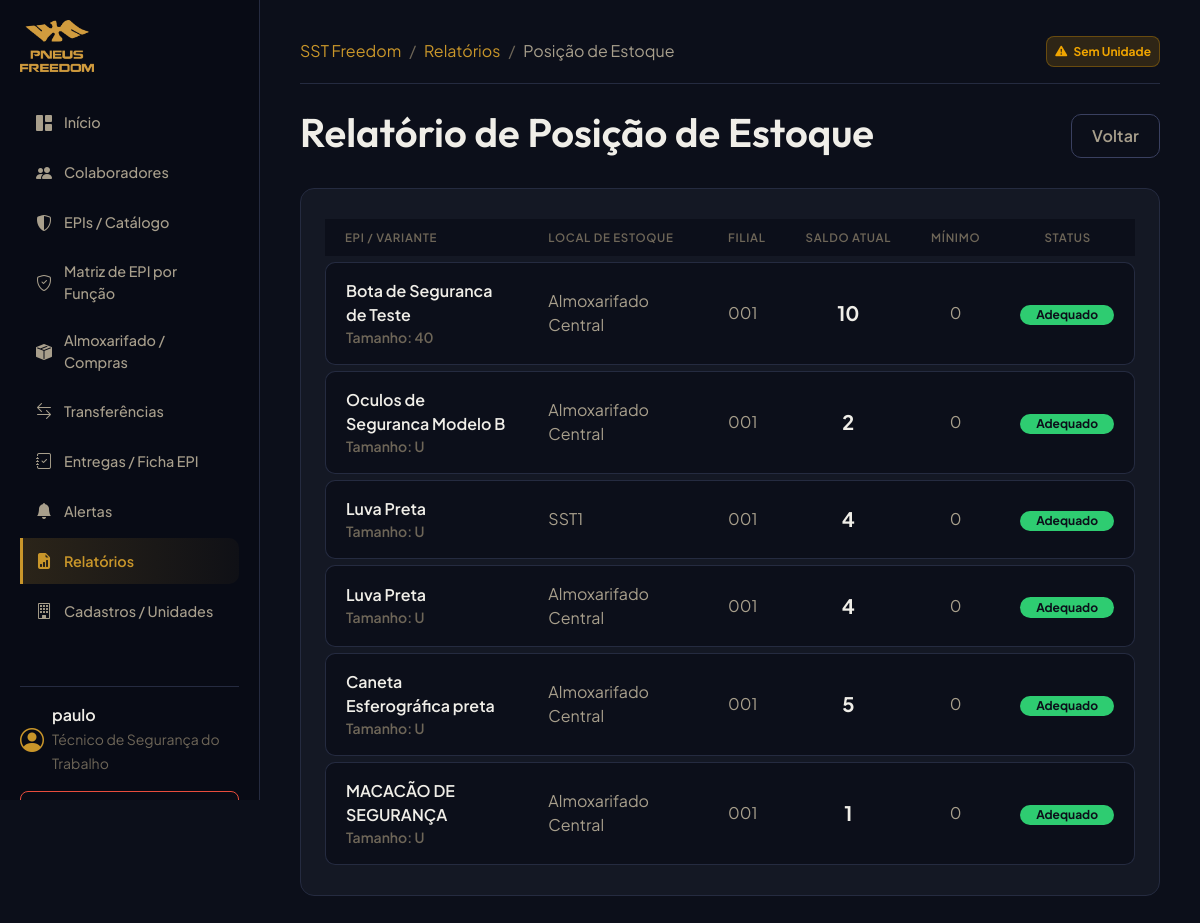
/reports/stock-position/ (signed in), run on an earlier commit of the app's database.
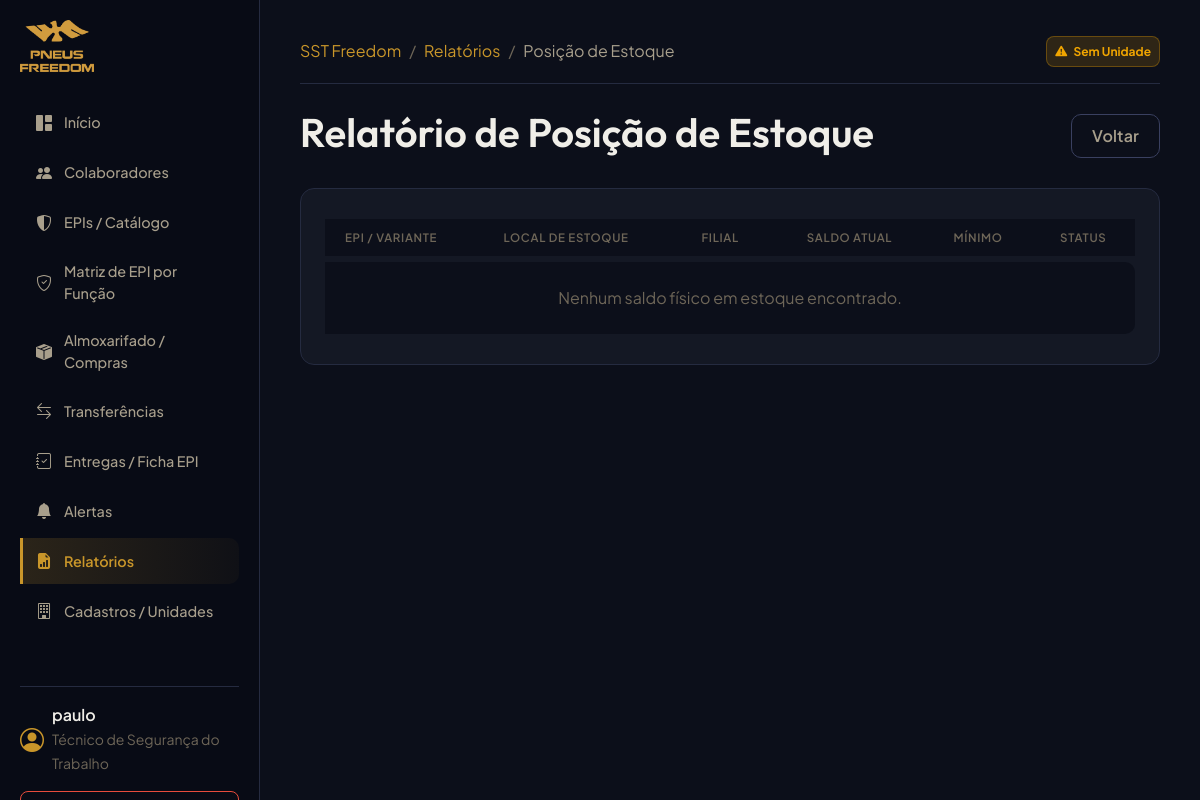
And on a later commit of the database.
### accounts/models.py (models this page shows, shortened)
class CustomUser(AbstractUser):
    ADMIN = 'ADMIN'
    TECNICO_SST = 'TECNICO_SST'
    ALMOXARIFE = 'ALMOXARIFE'
    PROFILE_CHOICES = (
        (ADMIN, 'Administrador'),
        (TECNICO_SST, 'Técnico de Segurança do Trabalho'),
        (ALMOXARIFE, 'Almoxarife'),
    )
    profile_type = models.CharField(
        max_length=20,
        choices=PROFILE_CHOICES,
        default=TECNICO_SST,
        verbose_name="Tipo de Perfil"
    )
    units = models.ManyToManyField(
        'organizations.Unit',
        blank=True,
        related_name='users',
        verbose_name="Unidades Autorizadas"
    )
    def is_tecnico(self):
        return self.profile_type == self.TECNICO_SST or self.is_superuser
    def is_almoxarife(self):
        return self.profile_type == self.ALMOXARIFE or self.is_superuser
    class Meta:
        verbose_name = "Usuário"
        verbose_name_plural = "Usuários"

### ppe/models.py (models this page shows, shortened)
class Product(models.Model):
    TIPO_PRODUTO_CHOICES = (
        ('EPI', 'EPI'),
        ('MATERIAL_SEGURANCA', 'Material de Segurança'),
        ('MATERIAL_CONSUMO', 'Material de Consumo'),
        ('FERRAMENTA', 'Ferramenta'),
        ('UNIFORME', 'Uniforme'),
        ('OUTRO', 'Outro'),
    )
    CATEGORIA_CHOICES = (
        ('PROTECAO_CABECA', 'Proteção da Cabeça'),
        ('PROTECAO_AUDITIVA', 'Proteção Auditiva'),
        ('PROTECAO_RESPIRATORIA', 'Proteção Respiratória'),
        ('PROTECAO_OCULAR', 'Proteção Ocular e Facial'),
        ('PROTECAO_TRONCO', 'Proteção do Tronco'),
        ('PROTECAO_MEMBROS_SUP', 'Proteção dos Membros Superiores'),
        ('PROTECAO_MEMBROS_INF', 'Proteção dos Membros Inferiores'),
        ('VESTUARIO', 'Vestuário / Fardamento'),
        ('OUTRO', 'Outro'),
    )
    nome = models.CharField(max_length=255, verbose_name="Nome do Produto")
    tipo_produto = models.CharField(max_length=50, choices=TIPO_PRODUTO_CHOICES, default='EPI', verbose_name="Tipo de Produto")
    categoria = models.CharField(max_length=50, choices=CATEGORIA_CHOICES, blank=True, null=True, default='OUTRO', verbose_name="Categoria de Proteção")
    ca_numero = models.CharField(max_length=50, blank=True, null=True, verbose_name="C.A. (Certificado de Aprovação)")
    descricao = models.TextField(blank=True, null=True, verbose_name="Descrição")
    unidade_medida = models.CharField(max_length=20, default="UND", verbose_name="Unidade de Medida")
    fabricante = models.CharField(max_length=255, blank=True, null=True, verbose_name="Fabricante Padrão")
    exige_ca = models.BooleanField(default=True, verbose_name="Exige C.A. (Certificado de Aprovação)")
    controlado_individualmente = models.BooleanField(default=True, verbose_name="Controlado Individualmente")
    ativo = models.BooleanField(default=True, verbose_name="Ativo")
    class Meta:
        verbose_name = "EPI / Produto"
        verbose_name_plural = "EPIs / Produtos"

class ProductVariant(models.Model):
    product = models.ForeignKey(Product, on_delete=models.CASCADE, related_name='variants', verbose_name="Produto")
    tamanho = models.CharField(max_length=20, default="U", verbose_name="Tamanho/Numeração/Grade")
    sku = models.CharField(max_length=100, blank=True, null=True, verbose_name="SKU / Código Interno")
    codigo_barras = models.CharField(max_length=100, blank=True, null=True, verbose_name="Código de Barras")
    estoque_minimo = models.IntegerField(default=0, verbose_name="Estoque Mínimo")
    estoque_maximo = models.IntegerField(blank=True, null=True, verbose_name="Estoque Máximo")
    ativo = models.BooleanField(default=True, verbose_name="Ativo")
    class Meta:
        verbose_name = "Variante de EPI"
        verbose_name_plural = "Variantes de EPI"
        unique_together = ('product', 'tamanho')

### organizations/models.py (models this page shows, shortened)
class InventoryLocation(models.Model):
    ALMOXARIFADO = 'ALMOXARIFADO'
    SST = 'SST'
    OUTRO = 'OUTRO'
    TIPO_CHOICES = (
        (ALMOXARIFADO, 'Almoxarifado'),
        (SST, 'Estoque SST'),
        (OUTRO, 'Outro'),
    )
    unit = models.ForeignKey(Unit, on_delete=models.PROTECT, related_name='inventory_locations', verbose_name="Unidade")
    codigo = models.CharField(max_length=50, verbose_name="Código do Local")
    nome = models.CharField(max_length=255, verbose_name="Nome do Local")
    tipo = models.CharField(max_length=20, choices=TIPO_CHOICES, default=ALMOXARIFADO, verbose_name="Tipo de Local")
    ativo = models.BooleanField(default=True, verbose_name="Ativo")
    class Meta:
        verbose_name = "Local de Estoque"
        verbose_name_plural = "Locais de Estoque"
        unique_together = ('unit', 'codigo')

class Unit(models.Model):
    company = models.ForeignKey(Company, on_delete=models.PROTECT, related_name='units', verbose_name="Empresa")
    codigo = models.CharField(max_length=50, unique=True, verbose_name="Código da Unidade")
    nome = models.CharField(max_length=255, verbose_name="Nome da Unidade")
    cidade = models.CharField(max_length=100, verbose_name="Cidade")
    estado = models.CharField(max_length=2, verbose_name="UF")
    ativo = models.BooleanField(default=True, verbose_name="Ativo")
    class Meta:
        verbose_name = "Unidade"
        verbose_name_plural = "Unidades"

### core/views.py (the view)
# urls.py: path("reports/stock-position/", ReportStockPositionView.as_view(), name="report_stock_position"),
class ReportStockPositionView(LoginRequiredMixin, ListView):
    model = ProductVariant
    template_name = "reports/stock_position.html"
    context_object_name = "balances"
    def get_context_data(self, **kwargs):
        context = super().get_context_data(**kwargs)
        user = self.request.user
        user_units = user.units.all()
        if user.is_superuser and not user_units.exists():
            from organizations.models import Unit
            user_units = Unit.objects.all()
        locations = InventoryLocation.objects.filter(unit__in=user_units, ativo=True)
        variants = ProductVariant.objects.filter(ativo=True).select_related('product')
        stock_data = []
        for var in variants:
            for loc in locations:
                bal = get_stock_balance(loc, var)
                if bal > 0:
                    stock_data.append({
                        'product': var.product.nome,
                        'tamanho': var.tamanho,
                        'location': loc.nome,
                        'unit': loc.unit.codigo,
                        'saldo': bal,
                        'minimo': var.estoque_minimo
                    })
        context['stock_data'] = stock_data
        return context

### inventory/services.py (called while the page is built)
def get_stock_balance(location, product_variant, lot=None):
    movements = StockMovement.objects.filter(location=location, product_variant=product_variant)
    if lot:
        movements = movements.filter(lot=lot)
    balance = movements.aggregate(total=models.Sum('quantity'))['total']
    return balance if balance is not None else 0

### templates/reports/stock_position.html (shortened to what this page needs)
{% extends "base.html" %}
{% block breadcrumbs %}
<li class="breadcrumb-item"><a href="{% url 'report_list' %}" class="text-primary text-decoration-none">Relatórios</a></li>
<li class="breadcrumb-item active text-secondary" aria-current="page">Posição de Estoque</li>
{% endblock %}
{% block content %}
<div class="d-flex justify-content-between align-items-center mb-4">
    <h1>Relatório de Posição de Estoque</h1>
    <a href="{% url 'report_list' %}" class="btn btn-outline-secondary btn-premium">Voltar</a>
</div>
<div class="card-premium">
    <div class="table-responsive">
        <table class="table table-premium mb-0">
            <thead>
                <tr>
                    <th class="text-muted border-0">EPI / Variante</th>
                    <th class="text-muted border-0">Local de Estoque</th>
                    <th class="text-muted border-0">Filial</th>
                    <th class="text-muted border-0 text-center">Saldo Atual</th>
                    <th class="text-muted border-0 text-center">Mínimo</th>
                    <th class="text-muted border-0 text-center">Status</th>
                </tr>
            </thead>
            <tbody>
                {% for item in stock_data %}
                <tr>
                    <td class="text-light fw-semibold">
                        {{ item.product }}
                        <small class="text-muted d-block">Tamanho: {{ item.tamanho }}</small>
                    </td>
                    <td>{{ item.location }}</td>
                    <td>{{ item.unit }}</td>
                    <td class="text-center text-light fw-bold fs-5">{{ item.saldo }}</td>
                    <td class="text-center">{{ item.minimo }}</td>
                    <td class="text-center">
                        {% if item.saldo <= item.minimo %}
                        <span class="badge bg-danger rounded-pill px-3">Estoque Baixo</span>
                        {% else %}
                        <span class="badge bg-success rounded-pill px-3">Adequado</span>
                        {% endif %}
                    </td>
                </tr>
                {% empty %}
                <tr>
                    <td colspan="6" class="text-center text-muted border-0 py-4">Nenhum saldo físico em estoque encontrado.</td>
                </tr>
                {% endfor %}
            </tbody>
        </table>
    </div>
</div>
{% endblock %}

### templates/base.html (shortened to what this page needs)
<!DOCTYPE html>
<html lang="pt-br">
<head>
    <link href="https://cdn.jsdelivr.net/npm/bootstrap@5.3.2/dist/css/bootstrap.min.css" rel="stylesheet">
    <link href="https://cdn.jsdelivr.net/npm/bootstrap-icons@1.11.1/font/bootstrap-icons.css" rel="stylesheet">
    {% load static %}
    <link rel="stylesheet" href="{% static 'css/custom.css' %}">
</head>
<body>
    <div class="sidebar-wrapper" id="sidebar">
        <a href="{% url 'dashboard' %}" title="Ir para o painel principal">
            <img
                src="{% static 'images/logo_freedom.png' %}"
                alt="Logo Pneus Freedom"
                class="sidebar-logo-img"
            >
        </a>
        <nav class="nav flex-column">
            <a class="nav-link-premium {% if request.resolver_match.url_name == 'dashboard' %}active{% endif %}" href="{% url 'dashboard' %}">
                <i class="bi bi-grid-1x2-fill"></i> Início
            </a>
            {% if request.user.is_tecnico or request.user.is_admin %}
            <a class="nav-link-premium {% if 'employees' in request.path %}active{% endif %}" href="{% url 'employee_list' %}">
                <i class="bi bi-people-fill"></i> Colaboradores
            </a>
            <a class="nav-link-premium {% if 'ppe' in request.path and 'delivery' not in request.path and 'matrices' not in request.path and 'matrix' not in request.path %}active{% endif %}" href="{% url 'product_list' %}">
                <i class="bi bi-shield-shaded"></i> EPIs / Catálogo
            </a>
            <a class="nav-link-premium {% if 'matrices' in request.path or 'matrix' in request.path %}active{% endif %}" href="{% url 'matrix_list' %}">
                <i class="bi bi-shield-check"></i> Matriz de EPI por Função
            </a>
            {% endif %}
            {% if request.user.is_almoxarife or request.user.is_admin %}
            <a class="nav-link-premium {% if 'inventory/nfs' in request.path or 'inventory/suppliers' in request.path %}active{% endif %}" href="{% url 'fiscal_note_list' %}">
                <i class="bi bi-box-seam-fill"></i> Almoxarifado / Compras
            </a>
            {% endif %}
            <a class="nav-link-premium {% if 'inventory/transfers' in request.path %}active{% endif %}" href="{% url 'transfer_list' %}">
                <i class="bi bi-arrow-left-right"></i> Transferências
            </a>
            {% if request.user.is_tecnico or request.user.is_admin %}
            <a class="nav-link-premium {% if 'ppe/deliveries' in request.path %}active{% endif %}" href="{% url 'delivery_list' %}">
                <i class="bi bi-journal-check"></i> Entregas / Ficha EPI
            </a>
            {% endif %}
            <a class="nav-link-premium {% if 'alerts' in request.path %}active{% endif %}" href="{% url 'alert_list' %}">
                <i class="bi bi-bell-fill"></i> Alertas
            </a>
            <a class="nav-link-premium {% if 'reports' in request.path %}active{% endif %}" href="{% url 'report_list' %}">
                <i class="bi bi-file-earmark-bar-graph-fill"></i> Relatórios
            </a>
            <a class="nav-link-premium {% if 'organizations' in request.path %}active{% endif %}" href="{% url 'organization_dashboard' %}">
                <i class="bi bi-building"></i> Cadastros / Unidades
            </a>
            <div class="mt-5 border-top pt-3" style="border-color: var(--border-default) !important;">
                <div class="d-flex align-items-center gap-2 mb-3">
                    <i class="bi bi-person-circle fs-4" style="color: var(--brand-primary);"></i>
                    <div>
                        <div class="fw-semibold text-truncate" style="max-width: 150px; color: var(--text-primary);">{{ request.user.get_full_name|default:request.user.username }}</div>
                        <small style="color: var(--text-muted);">{{ request.user.get_profile_type_display }}</small>
                    </div>
                </div>
                <form action="{% url 'logout' %}" method="post" class="w-100 m-0">
                    <button type="submit" class="btn btn-outline-danger w-100 btn-sm rounded-3">
                        <i class="bi bi-box-arrow-right"></i> Sair
                    </button>
                </form>
            </div>
        </nav>
    </div>
    <div class="main-content">
        <header class="d-flex justify-content-between align-items-center mb-4 border-bottom pb-3">
            <div class="d-flex align-items-center gap-3">
                <div class="d-none d-sm-block">
                    <nav aria-label="breadcrumb">
                        <ol class="breadcrumb mb-0">
                            <li class="breadcrumb-item"><a href="{% url 'dashboard' %}" class="text-decoration-none" style="color: var(--brand-primary);">SST Freedom</a></li>
                            {% block breadcrumbs %}{% endblock %}
                        </ol>
                    </nav>
                </div>
            </div>
            <div class="d-flex align-items-center gap-3">
                {% if request.user.units.all %}
                <span class="badge bg-secondary p-2 rounded-3">
                    <i class="bi bi-geo-alt-fill me-1" style="color: var(--brand-primary);"></i>
                    {% for unit in request.user.units.all %}
                        {{ unit.codigo }}{% if not forloop.last %}, {% endif %}
                    {% endfor %}
                </span>
                {% else %}
                <span class="badge p-2 rounded-3" style="background-color: var(--status-warning-glow); color: var(--status-warning); border: 1px solid rgba(240,165,0,0.3);">
                    <i class="bi bi-exclamation-triangle-fill me-1"></i> Sem Unidade
                </span>
                {% endif %}
            </div>
        </header>
        <main class="animate-fade-in">
            {% block content %}{% endblock %}
        </main>
    </div>
</body>
</html>

What changed in the data, as far as the page shows it:
removed Product: product "Bota de Seguranca de Teste"
removed ProductVariant: tamanho "40"
removed InventoryLocation: location "Almoxarifado Central" "Almoxarifado Central" "Almoxarifado Central" "Almoxarifado Central" "Almoxarifado Central"
removed Unit: unit "001" "001" "001" "001" "001" "001"
removed Product: product "Oculos de Seguranca Modelo B"
removed Product: product "Luva Preta" "Luva Preta"
removed InventoryLocation: location "SST1"
removed Product: product "Caneta Esferográfica preta"
removed Product: product "MACACÃO DE SEGURANÇA"
Also different on the page:
text now shown: "Nenhum saldo físico em estoque encontrado."
list line gone: "Tamanho: 10 0 Adequado"
list line gone: "Tamanho: U 2 0 Adequado"
list line gone: "Tamanho: U 4 0 Adequado"
list line gone: "Tamanho: U 5 0 Adequado"
list line gone: "Tamanho: U 1 0 Adequado"
